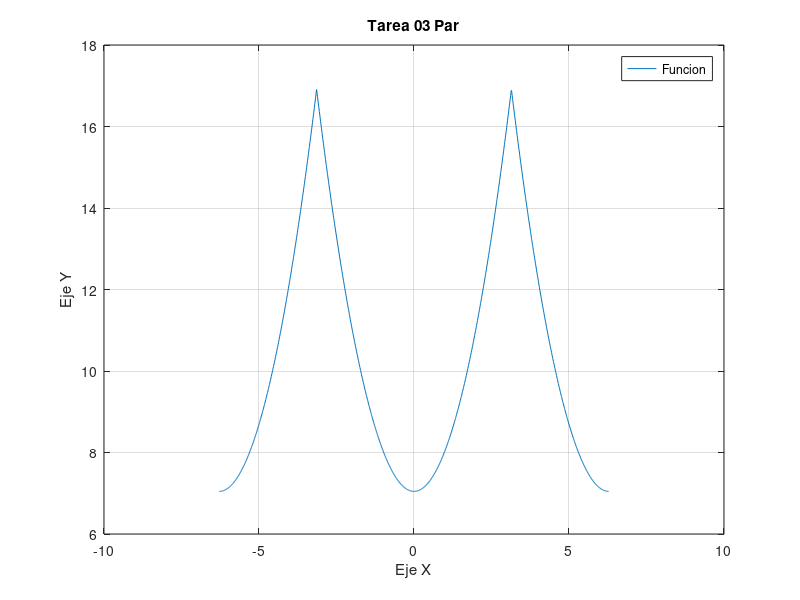

This chart was generated by the following MATLAB code:
% Jose Ramiro Fuentes Lara
% Ecuaciones Diferenciales Parciales
% Tarea 03 --- Corresponde a nuestra funcion par
clc; clear;

%% Se definen nuestras variables constantes para el problema
% Dichas constantes son utiles cuando la funcion cuenta con una, nosotros
% le damos un valor arbitrario en este caso nuestro problema no con cuenta con
% algun valor constante ajeno a la funcion...

l = pi;
a0 = pi^3/3;

%% Se establece nuestra condicion inicial asi como el intervalo de nuestra serie Par
a = 4;               % Parte constante de nuestra funcion
x= -2*l:.01:2*l;     % Intervalo de nuestra funcion periodica

u = 0;               % Funciona para inicializar nuestra funcion u() par

%% Se evaluan los valores de nuestra sumatoria par 
for n= 1:1000
    u = u + ( (cos(n*pi)/(n^2) ) * cos(n*x)) ;
end 

%% Se adicionan los valores constantes y se multiplica la sumatoria por su respectivo coeficiente
u = a0 + a*u;

%% Se grafica nuestra funcion
plot(x,u);
grid on 

set(gcf,'Name','Ecuaciones Diferenciales Parciales') 
    xlabel('Eje X')
    ylabel('Eje Y')
    title('Tarea 03 Par')
    legend('Funcion')